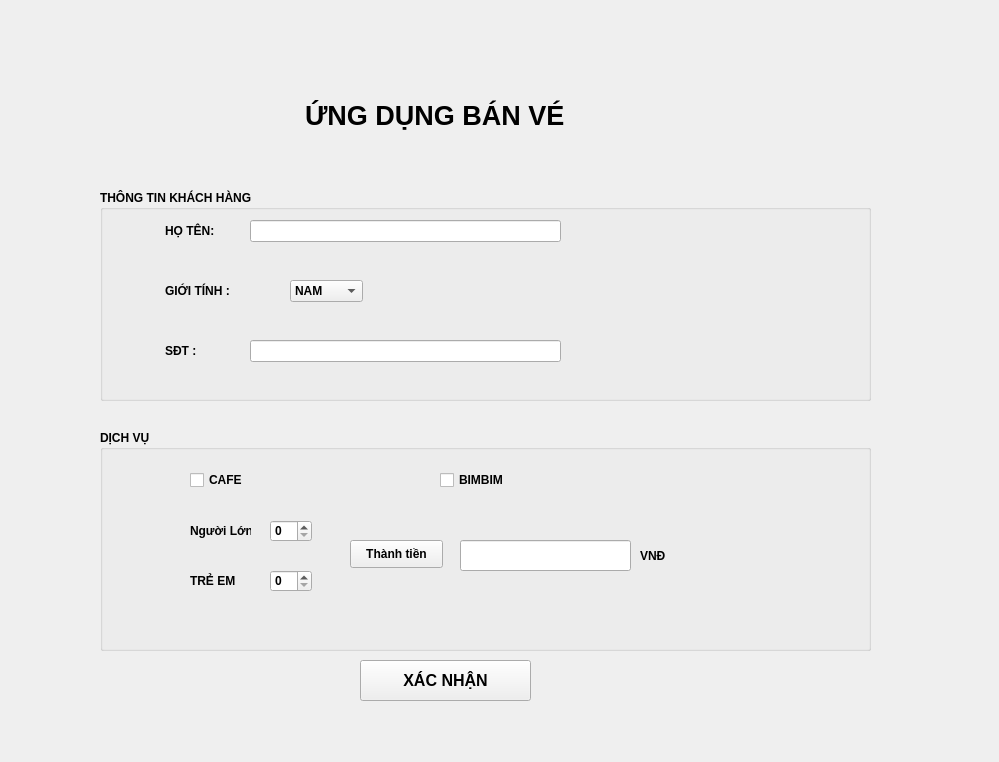
<?xml version="1.0" encoding="UTF-8"?>
<ui version="4.0">
 <class>MainWindow</class>
 <widget class="QMainWindow" name="MainWindow">
  <property name="enabled">
   <bool>true</bool>
  </property>
  <property name="geometry">
   <rect>
    <x>0</x>
    <y>0</y>
    <width>999</width>
    <height>762</height>
   </rect>
  </property>
  <property name="windowTitle">
   <string>MainWindow</string>
  </property>
  <property name="styleSheet">
   <string notr="true">border-image: url(:/pic/pngtree-yellow-clothing-promotion-background-design-picture-image_1145330.jpg);</string>
  </property>
  <widget class="QWidget" name="centralwidget">
   <widget class="QLabel" name="label">
    <property name="geometry">
     <rect>
      <x>250</x>
      <y>70</y>
      <width>441</width>
      <height>91</height>
     </rect>
    </property>
    <property name="font">
     <font>
      <pointsize>20</pointsize>
      <weight>75</weight>
      <bold>true</bold>
     </font>
    </property>
    <property name="toolTip">
     <string>&lt;html&gt;&lt;head/&gt;&lt;body&gt;&lt;p align=&quot;center&quot;&gt;&lt;br/&gt;&lt;/p&gt;&lt;/body&gt;&lt;/html&gt;</string>
    </property>
    <property name="styleSheet">
     <string notr="true">border-image: url(:/pic/pngtree-vietnam-flag-border-background-picture-image_1177640.jpg);</string>
    </property>
    <property name="text">
     <string>ỨNG DỤNG BÁN VÉ</string>
    </property>
    <property name="indent">
     <number>55</number>
    </property>
   </widget>
   <widget class="QGroupBox" name="groupBox">
    <property name="geometry">
     <rect>
      <x>100</x>
      <y>190</y>
      <width>771</width>
      <height>211</height>
     </rect>
    </property>
    <property name="font">
     <font>
      <pointsize>9</pointsize>
      <weight>75</weight>
      <bold>true</bold>
     </font>
    </property>
    <property name="styleSheet">
     <string notr="true">border-image: url(:/pic/mau-khung-hinh-nen-co-dien_022126362.jpg);</string>
    </property>
    <property name="title">
     <string>THÔNG TIN KHÁCH HÀNG</string>
    </property>
    <widget class="QLabel" name="label_2">
     <property name="geometry">
      <rect>
       <x>60</x>
       <y>30</y>
       <width>61</width>
       <height>21</height>
      </rect>
     </property>
     <property name="font">
      <font>
       <weight>75</weight>
       <bold>true</bold>
      </font>
     </property>
     <property name="toolTip">
      <string>&lt;html&gt;&lt;head/&gt;&lt;body&gt;&lt;p align=&quot;center&quot;&gt;&lt;br/&gt;&lt;/p&gt;&lt;/body&gt;&lt;/html&gt;</string>
     </property>
     <property name="toolTipDuration">
      <number>20</number>
     </property>
     <property name="styleSheet">
      <string notr="true">border-image: url(:/pic/bang-trang-khung-nhom-nep-nho.webp);</string>
     </property>
     <property name="text">
      <string>HỌ TÊN:</string>
     </property>
     <property name="indent">
      <number>5</number>
     </property>
    </widget>
    <widget class="QLineEdit" name="ho_ten">
     <property name="geometry">
      <rect>
       <x>150</x>
       <y>30</y>
       <width>311</width>
       <height>22</height>
      </rect>
     </property>
     <property name="autoFillBackground">
      <bool>false</bool>
     </property>
     <property name="styleSheet">
      <string notr="true">border-image: url(:/pic/bang-trang-khung-nhom-nep-nho.webp);</string>
     </property>
    </widget>
    <widget class="QLabel" name="label_3">
     <property name="geometry">
      <rect>
       <x>60</x>
       <y>90</y>
       <width>81</width>
       <height>21</height>
      </rect>
     </property>
     <property name="font">
      <font>
       <weight>75</weight>
       <bold>true</bold>
      </font>
     </property>
     <property name="toolTip">
      <string>&lt;html&gt;&lt;head/&gt;&lt;body&gt;&lt;p align=&quot;center&quot;&gt;&lt;br/&gt;&lt;/p&gt;&lt;/body&gt;&lt;/html&gt;</string>
     </property>
     <property name="toolTipDuration">
      <number>20</number>
     </property>
     <property name="styleSheet">
      <string notr="true">border-image: url(:/pic/bang-trang-khung-nhom-nep-nho.webp);</string>
     </property>
     <property name="text">
      <string>GIỚI TÍNH :</string>
     </property>
     <property name="indent">
      <number>5</number>
     </property>
    </widget>
    <widget class="QComboBox" name="comboBox">
     <property name="geometry">
      <rect>
       <x>190</x>
       <y>90</y>
       <width>73</width>
       <height>22</height>
      </rect>
     </property>
     <property name="styleSheet">
      <string notr="true">border-image: url(:/pic/bang-trang-khung-nhom-nep-nho.webp);</string>
     </property>
     <item>
      <property name="text">
       <string>NAM</string>
      </property>
     </item>
     <item>
      <property name="text">
       <string>NỮ</string>
      </property>
     </item>
     <item>
      <property name="text">
       <string>KHÁC</string>
      </property>
     </item>
    </widget>
    <widget class="QLabel" name="label_4">
     <property name="geometry">
      <rect>
       <x>60</x>
       <y>150</y>
       <width>61</width>
       <height>21</height>
      </rect>
     </property>
     <property name="font">
      <font>
       <weight>75</weight>
       <bold>true</bold>
      </font>
     </property>
     <property name="toolTip">
      <string>&lt;html&gt;&lt;head/&gt;&lt;body&gt;&lt;p align=&quot;center&quot;&gt;&lt;br/&gt;&lt;/p&gt;&lt;/body&gt;&lt;/html&gt;</string>
     </property>
     <property name="toolTipDuration">
      <number>20</number>
     </property>
     <property name="styleSheet">
      <string notr="true">border-image: url(:/pic/bang-trang-khung-nhom-nep-nho.webp);</string>
     </property>
     <property name="text">
      <string>SĐT :</string>
     </property>
     <property name="indent">
      <number>5</number>
     </property>
    </widget>
    <widget class="QLineEdit" name="ho_ten_2">
     <property name="geometry">
      <rect>
       <x>150</x>
       <y>150</y>
       <width>311</width>
       <height>22</height>
      </rect>
     </property>
     <property name="autoFillBackground">
      <bool>false</bool>
     </property>
     <property name="styleSheet">
      <string notr="true">border-image: url(:/pic/bang-trang-khung-nhom-nep-nho.webp);</string>
     </property>
    </widget>
   </widget>
   <widget class="QGroupBox" name="groupBox_2">
    <property name="geometry">
     <rect>
      <x>100</x>
      <y>430</y>
      <width>771</width>
      <height>221</height>
     </rect>
    </property>
    <property name="font">
     <font>
      <pointsize>9</pointsize>
      <weight>75</weight>
      <bold>true</bold>
     </font>
    </property>
    <property name="styleSheet">
     <string notr="true">border-image: url(:/pic/mau-khung-hinh-nen-co-dien_022126362.jpg);</string>
    </property>
    <property name="title">
     <string>DỊCH VỤ</string>
    </property>
    <widget class="QCheckBox" name="ca_fe">
     <property name="geometry">
      <rect>
       <x>90</x>
       <y>40</y>
       <width>81</width>
       <height>20</height>
      </rect>
     </property>
     <property name="styleSheet">
      <string notr="true">border-image: url(:/pic/bang-trang-khung-nhom-nep-nho.webp);</string>
     </property>
     <property name="text">
      <string>CAFE</string>
     </property>
    </widget>
    <widget class="QCheckBox" name="bim_bim">
     <property name="geometry">
      <rect>
       <x>340</x>
       <y>40</y>
       <width>81</width>
       <height>20</height>
      </rect>
     </property>
     <property name="styleSheet">
      <string notr="true">border-image: url(:/pic/bang-trang-khung-nhom-nep-nho.webp);</string>
     </property>
     <property name="text">
      <string>BIMBIM</string>
     </property>
    </widget>
    <widget class="QSpinBox" name="nguoi_lon">
     <property name="geometry">
      <rect>
       <x>170</x>
       <y>90</y>
       <width>42</width>
       <height>22</height>
      </rect>
     </property>
     <property name="styleSheet">
      <string notr="true">border-image: url(:/pic/bang-trang-khung-nhom-nep-nho.webp);</string>
     </property>
    </widget>
    <widget class="QLabel" name="label_5">
     <property name="geometry">
      <rect>
       <x>90</x>
       <y>90</y>
       <width>61</width>
       <height>21</height>
      </rect>
     </property>
     <property name="styleSheet">
      <string notr="true">border-image: url(:/pic/bang-trang-khung-nhom-nep-nho.webp);</string>
     </property>
     <property name="text">
      <string>Người Lớn</string>
     </property>
    </widget>
    <widget class="QLabel" name="label_6">
     <property name="geometry">
      <rect>
       <x>90</x>
       <y>140</y>
       <width>61</width>
       <height>21</height>
      </rect>
     </property>
     <property name="styleSheet">
      <string notr="true">border-image: url(:/pic/bang-trang-khung-nhom-nep-nho.webp);</string>
     </property>
     <property name="text">
      <string>TRẺ EM </string>
     </property>
    </widget>
    <widget class="QSpinBox" name="tre_em">
     <property name="geometry">
      <rect>
       <x>170</x>
       <y>140</y>
       <width>42</width>
       <height>22</height>
      </rect>
     </property>
     <property name="styleSheet">
      <string notr="true">border-image: url(:/pic/bang-trang-khung-nhom-nep-nho.webp);</string>
     </property>
    </widget>
    <widget class="QPushButton" name="tien_tra">
     <property name="geometry">
      <rect>
       <x>250</x>
       <y>110</y>
       <width>93</width>
       <height>28</height>
      </rect>
     </property>
     <property name="styleSheet">
      <string notr="true">border-image: url(:/pic/bang-trang-khung-nhom-nep-nho.webp);</string>
     </property>
     <property name="text">
      <string>Thành tiền</string>
     </property>
    </widget>
    <widget class="QLineEdit" name="tien">
     <property name="geometry">
      <rect>
       <x>360</x>
       <y>110</y>
       <width>171</width>
       <height>31</height>
      </rect>
     </property>
     <property name="styleSheet">
      <string notr="true">border-image: url(:/pic/bang-trang-khung-nhom-nep-nho.webp);</string>
     </property>
    </widget>
    <widget class="QLabel" name="label_7">
     <property name="geometry">
      <rect>
       <x>540</x>
       <y>110</y>
       <width>51</width>
       <height>31</height>
      </rect>
     </property>
     <property name="font">
      <font>
       <weight>75</weight>
       <bold>true</bold>
      </font>
     </property>
     <property name="styleSheet">
      <string notr="true">border-image: url(:/pic/bang-trang-khung-nhom-nep-nho.webp);</string>
     </property>
     <property name="text">
      <string>VNĐ</string>
     </property>
    </widget>
   </widget>
   <widget class="QPushButton" name="XAC_NHAN">
    <property name="geometry">
     <rect>
      <x>360</x>
      <y>660</y>
      <width>171</width>
      <height>41</height>
     </rect>
    </property>
    <property name="font">
     <font>
      <pointsize>12</pointsize>
      <weight>75</weight>
      <bold>true</bold>
     </font>
    </property>
    <property name="styleSheet">
     <string notr="true">border-image: url(:/pic/bang-trang-khung-nhom-nep-nho.webp);</string>
    </property>
    <property name="text">
     <string>XÁC NHẬN</string>
    </property>
   </widget>
  </widget>
 </widget>
 <resources>
  <include location="vd1.qrc"/>
 </resources>
 <connections/>
</ui>
